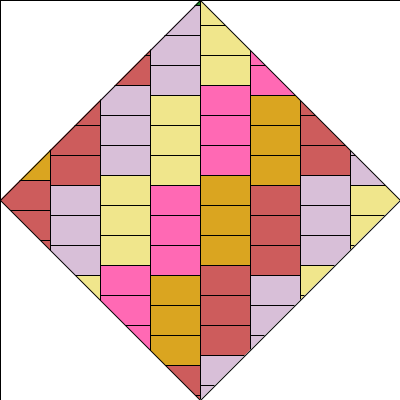
Frame 1 (no input)
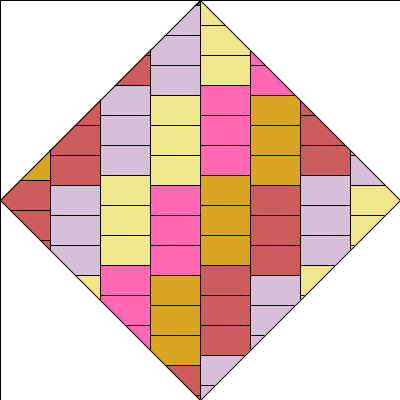
Frame 60 (the mouse pressed at the canvas centre just before this capture)
Frame 120 (the mouse held since frame 60 and released just before this capture): identical to frame 60, image omitted

The Processing sketch that drew these frames (run headless with seeded random() and noise(); from frame 60 on, the mouse is pressed at the canvas centre):

// Processing sketch: processing_68714
// ── processing_68714.pde

/*
Chad Horton
Dynamic Web Graphics
9/01/12
Mondrian
*/

void setup()
{
 size(400,400);
background(27,139,35);
stroke(0);
println();
}

void draw()
{
  int a=5;
  int b1=218,b2=165,b3=32;
  int c1=255,c2=105,c3=180;
  int d1=205,d2=92,d3=92;
  int e1=216,e2=191,e3=216;
  int f1=240,f2=230,f3=140;
  
  //Row 1
 fill(c1,c2,c3);
 myboxes(0,0); 
 fill(b1,b2,b3);
 myboxes(0,90);
 fill(d1,d2,d3);
 myboxes(0,180);
 fill(e1,e2,e3);
 myboxes(0,270);
 fill(f1,f2,f3);
 myboxes(0,360);
 fill(255);
 //******************
 //Row 2
fill(b1,b2,b3);
 myboxes(50,0+a); 
 fill(d1,d2,d3);
 myboxes(50,90+a);
 fill(e1,e2,e3);
 myboxes(50,180+a);
 fill(f1,f2,f3);
 myboxes(50,270+a);
 fill(c1,c2,c3);
 myboxes(50,360+a);
 fill(255);
 //*********************
 //Row 3
 fill(d1,d2,d3);
 myboxes(100,0-a); 
 fill(e1,e2,e3);
 myboxes(100,90-a);
 fill(f1,f2,f3);
 myboxes(100,180-a);
 fill(c1,c2,c3);
 myboxes(100,270-a);
 fill(b1,b2,b3);
 myboxes(100,360-a);
 fill(255);
 //******************
 //Row 4
 fill(e1,e2,e3);
 myboxes(150,0+a); 
 fill(f1,f2,f3);
 myboxes(150,90+a);
 fill(c1,c2,c3);
 myboxes(150,180+a);
 fill(b1,b2,b3);
 myboxes(150,270+a);
 fill(d1,d2,d3);
 myboxes(150,360+a);
fill(255); 
 //********************
 //Row 5
 fill(f1,f2,f3);
 myboxes(200,0-a); 
 fill(c1,c2,c3);
 myboxes(200,90-a);
 fill(b1,b2,b3);
 myboxes(200,180-a);
 fill(d1,d2,d3);
 myboxes(200,270-a);
 fill(e1,e2,e3);
 myboxes(200,360-a);
 fill(255);
 //*********************
 //Row 6
 fill(c1,c2,c3);
 myboxes(250,0+a); 
 fill(b1,b2,b3);
 myboxes(250,90+a);
 fill(d1,d2,d3);
 myboxes(250,180+a);
 fill(e1,e2,e3);
 myboxes(250,270+a);
 fill(f1,f2,f3);
 myboxes(250,360+a);
 fill(255);
 //*****************
 //Row 6
 fill(b1,b2,b3);
 myboxes(300,0-a); 
 fill(d1,d2,d3);
 myboxes(300,90-a);
 fill(e1,e2,e3);
 myboxes(300,180-a);
 fill(f1,f2,f3);
 myboxes(300,270-a);
 fill(c1,c2,c3);
 myboxes(300,360-a);
 fill(255);
 //****************
 //Row 7
 fill(d1,d2,d3);
 myboxes(350,0+a); 
 fill(e1,e2,e3);
 myboxes(350,90+a);
 fill(f1,f2,f3);
 myboxes(350,180+a);
 fill(c1,c2,c3);
 myboxes(350,270+a);
 fill(b1,b2,b3);
 myboxes(350,360+a);
 fill(255);
 mytriangles(0,0); //must always be 0,0
}

void myboxes(int x, int y)
{
  quad(x,y,x,y+30,x+50,y+30,x+50,y);
  quad(x,y+30,x,y+60,x+50,y+60,x+50,y+30);
  quad(x,y+60,x,y+90,x+50,y+90,x+50,y+60);
}
void mytriangles(int i, int r)
{

 triangle(i,r,i,r+height/2,width/2,r);
 triangle(i+width,r+height/2,i+width,r+height, i+width/2,r+height);
 triangle(i+width/2,r,i+width,r+height/2,i+width,r);
 triangle(i,r+height/2,i+width/2,r+height,i,r+height);
 
}
